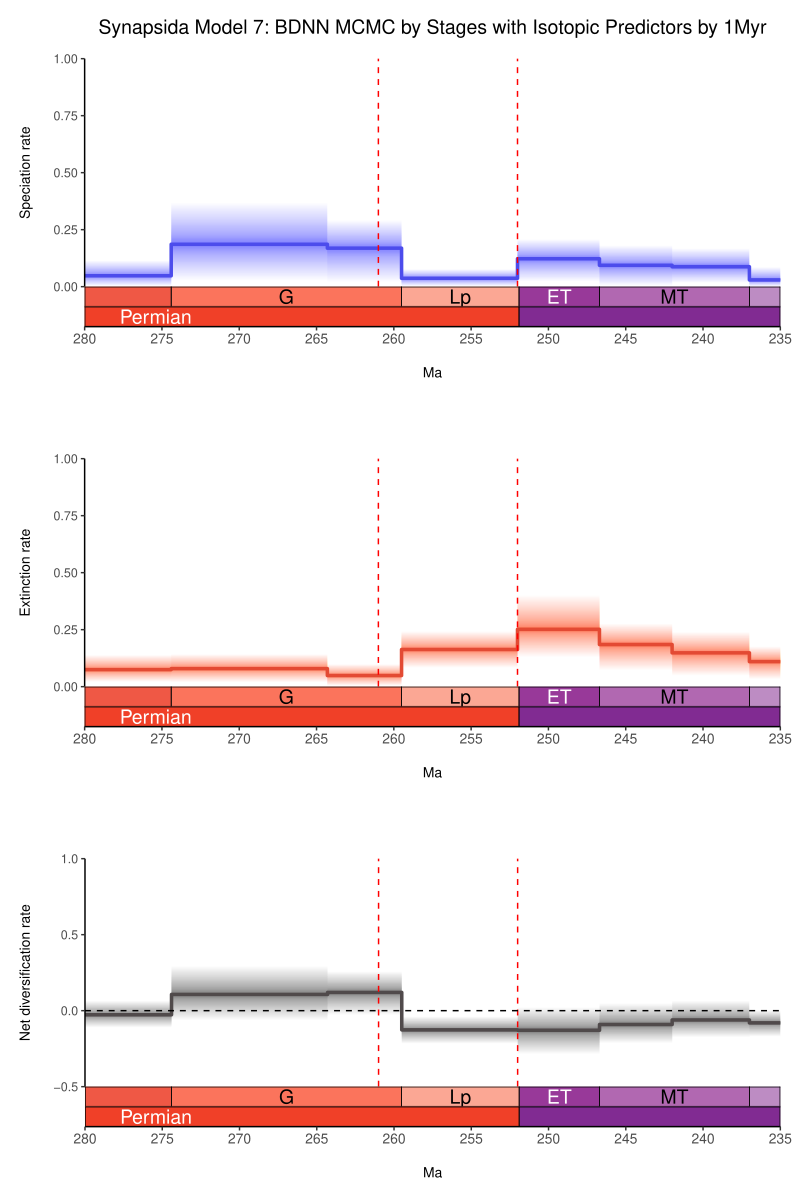

Generate this figure with R:
library(ggplot2)
library(scales)
library(gridExtra)
library(deeptime)
library(gtable)
library(grid)

##############  PREPPING DATA VECTORS, COPY IN THE PATH TO THE RTT SCRIPT
rtt_text <- readLines("C:\\Users\\SimoesLabAdmin\\Documents\\pt_diversity_rates\\updated_occurrence_analyses\\model_7\\isotopic_pt_1myr\\synapsida\\RTTs\\combined_10_RTT.r", warn = FALSE)

# Search for lines in rtt_text that contain any of the vectors we need
# Note that vectors in BDNN, RJMCMC, and non-BDNN/non-RJMCMC models have different names, so we'll need to do some transformations and conditionals
# age = time (should be negative, descending, so -1, -2, for ex)
# L = Speciation, M = extinction, R = netdiversification, M95 = max 95% HPD, m95 = min 95% HPD, mean = rate (central line)

# Searching for NON-BDNN, NON-RJMCMC VECTORS
L_hpd_m95 <- grep("^\\s*L_hpd_m95\\s*=", rtt_text, value = TRUE)
L_hpd_M95 <- grep("^\\s*L_hpd_M95\\s*=", rtt_text, value = TRUE)
L_mean <- grep("^\\s*L_mean\\s*=", rtt_text, value = TRUE)
M_hpd_m95 <- grep("^\\s*M_hpd_m95\\s*=", rtt_text, value = TRUE)
M_hpd_M95 <- grep("^\\s*M_hpd_M95\\s*=", rtt_text, value = TRUE)
M_mean <- grep("^\\s*M_mean\\s*=", rtt_text, value = TRUE)
R_hpd_m95 <- grep("^\\s*R_hpd_m95\\s*=", rtt_text, value = TRUE)
R_hpd_M95 <- grep("^\\s*R_hpd_M95\\s*=", rtt_text, value = TRUE)
R_mean <- grep("^\\s*R_mean\\s*=", rtt_text, value = TRUE)
age <- grep("^\\s*age\\s*=", rtt_text, value = TRUE)

# Searching for BDNN VECTORS
time_vec <- grep("^\\s*time_vec\\s*=", rtt_text, value = TRUE)
sp_mean <- grep("^\\s*sp_mean\\s*=", rtt_text, value = TRUE)
ex_mean <- grep("^\\s*ex_mean\\s*=", rtt_text, value = TRUE)
div_mean <- grep("^\\s*div_mean\\s*=", rtt_text, value = TRUE)
sp_lwr <- grep("^\\s*sp_lwr\\s*=", rtt_text, value = TRUE)
ex_lwr <- grep("^\\s*ex_lwr\\s*=", rtt_text, value = TRUE)
div_lwr <- grep("^\\s*div_lwr\\s*=", rtt_text, value = TRUE)
sp_upr <- grep("^\\s*sp_upr\\s*=", rtt_text, value = TRUE)
ex_upr <- grep("^\\s*ex_upr\\s*=", rtt_text, value = TRUE)
div_upr <- grep("^\\s*div_upr\\s*=", rtt_text, value = TRUE)

# Search for RJMCMC VECTORS
time <- grep("^\\s*time\\s*=", rtt_text, value = TRUE)
rate <- grep("^\\s*rate\\s*=", rtt_text, value = TRUE)
minHPD <- grep("^\\s*minHPD\\s*=", rtt_text, value = TRUE)
maxHPD <- grep("^\\s*maxHPD\\s*=", rtt_text, value = TRUE)
# All the RJMCMC div vectors have net_ prefix
net_rate <- grep("^\\s*net_rate\\s*=", rtt_text, value = TRUE)  
net_minHPD <- grep("^\\s*net_minHPD\\s*=", rtt_text, value = TRUE)
net_maxHPD <- grep("^\\s*net_maxHPD\\s*=", rtt_text, value = TRUE)

# Execute NON-BDNN, NON-RJMCMC vectors only if all those vectors were found/exist
if (length(L_hpd_m95) > 0 && length(L_hpd_M95) > 0 && length(L_mean) > 0 &&
    length(M_hpd_m95) > 0 && length(M_hpd_M95) > 0 && length(M_mean) > 0 &&
    length(R_hpd_m95) > 0 && length(R_hpd_M95) > 0 && length(R_mean) > 0 &&
    length(age) > 0) {
  
  eval(parse(text = L_hpd_m95))
  eval(parse(text = L_hpd_M95))
  eval(parse(text = L_mean))
  eval(parse(text = M_hpd_m95))
  eval(parse(text = M_hpd_M95))
  eval(parse(text = M_mean))
  eval(parse(text = R_hpd_m95))
  eval(parse(text = R_hpd_M95))
  eval(parse(text = R_mean))
  eval(parse(text = age))
  
  print("Non-BDNN, Non-RJMCMC vectors loaded successfully.")
  
  # Execute BDNN vectors only if all those vectors were found/exist AND the first condition was not met
} else if (length(time_vec) > 0 && length(sp_mean) > 0 && length(ex_mean) > 0 &&
           length(div_mean) > 0 && length(sp_lwr) > 0 && length(ex_lwr) > 0 &&
           length(div_lwr) > 0 && length(sp_upr) > 0 && length(ex_upr) > 0 &&
           length(div_upr) > 0) {
  
  eval(parse(text = time_vec))
  time_vec <- -time_vec  # Convert to negative time for plotting  
  eval(parse(text = sp_mean))
  eval(parse(text = ex_mean))
  eval(parse(text = div_mean))
  eval(parse(text = sp_lwr))
  eval(parse(text = ex_lwr))
  eval(parse(text = div_lwr))
  eval(parse(text = sp_upr))
  eval(parse(text = ex_upr))
  eval(parse(text = div_upr))
  # Now reverse all of these vectors
  time_vec <- rev(time_vec)
  sp_mean <- rev(sp_mean)
  ex_mean <- rev(ex_mean)
  div_mean <- rev(div_mean)
  sp_lwr <- rev(sp_lwr)
  ex_lwr <- rev(ex_lwr)
  div_lwr <- rev(div_lwr)
  sp_upr <- rev(sp_upr)
  ex_upr <- rev(ex_upr)
  div_upr <- rev(div_upr)
  # RENAME the BDNN vectors to match the NON-BDNN, Non-RJMCMC vectors so that the following graphing code works
  L_hpd_m95 <- sp_lwr
  L_hpd_M95 <- sp_upr
  L_mean <- sp_mean
  M_hpd_m95 <- ex_lwr
  M_hpd_M95 <- ex_upr
  M_mean <- ex_mean
  R_hpd_m95 <- div_lwr
  R_hpd_M95 <- div_upr
  R_mean <- div_mean
  age <- time_vec
  
  print("BDNN vectors loaded successfully.")
  
  # Execute RJMCMC vectors only if all those vectors were found/exist AND the previous conditions were not met
} else if (length(time) > 2 && length(rate) > 2 && length(minHPD) > 2 &&
           length(maxHPD) > 2) {
  # The grep found multiple lines, so we need to parse them
  # Parse and create numbered variables for each of the vars found
  for (i in seq_along(rate)) {
    rhs <- sub("^\\s*rate\\s*=\\s*", "", rate[i])
    assign(paste0("rate_", i), eval(parse(text = rhs)))
  }
  
  for (i in seq_along(minHPD)) {
    rhs <- sub("^\\s*minHPD\\s*=\\s*", "", minHPD[i])
    assign(paste0("minHPD_", i), eval(parse(text = rhs)))
  }
  
  for (i in seq_along(maxHPD)) {
    rhs <- sub("^\\s*maxHPD\\s*=\\s*", "", maxHPD[i])
    assign(paste0("maxHPD_", i), eval(parse(text = rhs)))
  }
  
  L_mean <- rate_1
  M_mean <- rate_2
  L_hpd_m95 <- minHPD_1
  L_hpd_M95 <- maxHPD_1
  M_hpd_m95 <- minHPD_2
  M_hpd_M95 <- maxHPD_2
  
  age <- eval(parse(text = sub("^\\s*time\\s*=\\s*", "", grep("^\\s*time\\s*=", rtt_text, value = TRUE)[1])))
  R_mean <- eval(parse(text = sub("^\\s*net_rate\\s*=\\s*", "", grep("^\\s*net_rate\\s*=", rtt_text, value = TRUE))))
  R_hpd_m95 <- eval(parse(text = sub("^\\s*net_minHPD\\s*=\\s*", "", grep("^\\s*net_minHPD\\s*=", rtt_text, value = TRUE))))
  R_hpd_M95 <- eval(parse(text = sub("^\\s*net_maxHPD\\s*=\\s*", "", grep("^\\s*net_maxHPD\\s*=\\s*", rtt_text, value = TRUE))))
  
  print("RJMCMC vectors loaded successfully.")
  
} else {
  print("No complete set of vectors found in the provided RTT script.")
}

# Mass extinction events
perm_trias_extinction <- -252 
guadalupian_extinction <- -261

# Custom tick positions
x_ticks <- seq(-300, -200, by=5) ###################### CHANGE THIS TO MODIFY X TICKS
x_tick_labels <- abs(x_ticks)

# Modified plot_RTT function that returns data for ggplot
get_RTT_data <- function(age, hpd_M, hpd_m, mean_m, color) {
    N <- 100
    beta <- (1:(N-1))/N
    alpha_shape <- 0.25
    cat <- 1-(beta^(1./alpha_shape))
    
    # Create data frame for the polygons
    poly_data <- data.frame()
    
    for (i in 1:(N-1)) {
        trans <- 1/N + 2/N
        upper <- hpd_M-((hpd_M-mean_m)*cat[i])
        lower <- hpd_m+((mean_m-hpd_m)*cat[i])
        
        temp_df <- data.frame(
            age = c(age, rev(age)),
            y = c(upper, rev(lower)),
            group = i,
            alpha = trans
        )
        poly_data <- rbind(poly_data, temp_df)
    }
    
    return(list(poly_data = poly_data, mean_data = data.frame(age = age, y = mean_m)))
}

# Create plotting data for each rate
L_data <- get_RTT_data(age, L_hpd_M95, L_hpd_m95, L_mean, "#4c4cec")
M_data <- get_RTT_data(age, M_hpd_M95, M_hpd_m95, M_mean, "#e34a33")
R_data <- get_RTT_data(age, R_hpd_M95, R_hpd_m95, R_mean, "#504A4B")

# Function to create each plot with smooth polygons and geological timescale
create_plot_with_geo <- function(poly_data, mean_data, color, title, ylab, ylim, show_x_axis = FALSE) {
  # Create main plot
  main_plot <- ggplot() +
    # Plot the HPD intervals with transparency gradient
    geom_polygon(data = poly_data, 
                aes(x = age, y = y, group = group, alpha = alpha), 
                fill = color, na.rm = TRUE) +
    # Plot the mean line
    geom_line(data = mean_data, 
             aes(x = age, y = y), 
             color = color, size = 1.2, lineend = "round") +
    # Add mass extinction lines
    geom_vline(xintercept = guadalupian_extinction, 
               color = "red", linetype = "dashed") +
    geom_vline(xintercept = perm_trias_extinction, 
               color = "red", linetype = "dashed", size = 0.5) +
    # Custom x-axis
    scale_x_continuous(breaks = x_ticks, labels = if(show_x_axis) x_tick_labels else NULL, 
                      limits = c(-300, -200), name = if(show_x_axis) "Ma" else NULL) +
    # Labels and titles
    labs(title = title, y = ylab) +
    # Set y limits with coord_cartesian for smooth polygons
    coord_cartesian(ylim = ylim, xlim = c(-300, -200), expand = FALSE) +
    # Remove legend and adjust alpha scale
    scale_alpha_continuous(range = c(0.005, 0.05), guide = "none") +
    # Theme adjustments
    theme_classic() +
    theme(
      text = element_text(size = 10),
      axis.text.x = if(show_x_axis) element_text(size = 10) else element_blank(),
      axis.ticks.x = if(show_x_axis) element_line() else element_blank(),
      axis.text.y = element_text(size = 9),
      axis.title = element_text(size = 10),
      axis.title.x = element_text(size = 10, margin = margin(t = 15)),
      axis.title.y = element_text(margin = margin(r = 15)),
      plot.title = element_text(size = 14, hjust = 0.5, margin = margin(b = 15)),
      plot.margin = unit(c(0.5, 0.5, if(show_x_axis) 0.5 else 0.1, 0.5), "cm"), # unit(c(top, right, bottom, left), "unit")
      panel.grid.major = element_blank(),
      panel.grid.minor = element_blank()
    )
  
  # Add horizontal line for net diversification plot
  if (ylab == "Net diversification rate") {
    main_plot <- main_plot + geom_hline(yintercept = 0, linetype = "dashed", color = "black")
  }
  
  # Add geological timescale directly to the plot
  main_plot <- main_plot + 
  # Custom x-axis 
    coord_geo(
      dat = list("international epochs", "international periods"),
      expand= FALSE,
      abbrv = list(TRUE, FALSE),
      pos = list("bottom", "bottom"),
      alpha = 1,
      ylim = ylim, ######### COMMENT THIS OUT TO AUTO-SCALE Y AXIS (even if you pass a ylim argument, if this is commented out, it will auto-scale based on data vectors)
      height = unit(1, "line"),
      neg = TRUE,
      xlim = c(-280, -235)) ############################# CHANGE THIS TO MODIFY X LIMITS, I.E., TIME FRAME
  
  return(main_plot)
}

############# CALL THE FUNCTION WITH CUSTOM ARGUMENTS
############# TITLE, YLIM
p1 <- create_plot_with_geo(L_data$poly_data, L_data$mean_data, "#4c4cec", 
                         "Synapsida Model 7: BDNN MCMC by Stages with Isotopic Predictors by 1Myr", 
                         "Speciation rate", c(0, 1), show_x_axis = TRUE) 

p2 <- create_plot_with_geo(M_data$poly_data, M_data$mean_data, "#e34a33", 
                         "", "Extinction rate", c(0, 1), show_x_axis = TRUE)

p3 <- create_plot_with_geo(R_data$poly_data, R_data$mean_data, "#504A4B", 
                         "", "Net diversification rate", c(-0.5, 1), show_x_axis = TRUE)

# Combine all plots
final_plot <- grid.arrange(
  p1, p2, p3,
  ncol = 1,
  heights = c(1, 1, 1) 
)

############# SAVE TO CUSTOM PDF PATH
pdf(file = "C:\\Users\\SimoesLabAdmin\\Documents\\pt_diversity_rates\\updated_occurrence_analyses\\model_7\\isotopic_pt_1myr\\synapsida\\RTTs\\combined_10_RTT_deeptime.pdf", 
    width = 8, height = 12)
grid.draw(final_plot)
dev.off()
